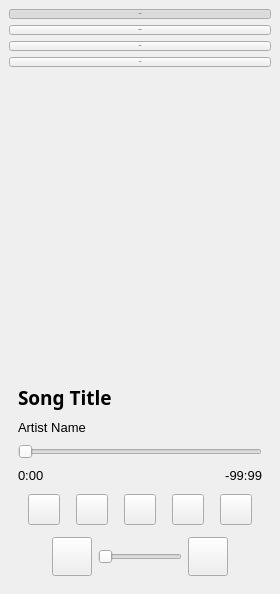
         <widget class="QWidget" name="sidebar" native="true">
          <property name="minimumSize">
           <size>
            <width>280</width>
            <height>0</height>
           </size>
          </property>
          <property name="maximumSize">
           <size>
            <width>280</width>
            <height>16777215</height>
           </size>
          </property>
          <layout class="QVBoxLayout" name="verticalLayout_23">
           <property name="spacing">
            <number>0</number>
           </property>
           <property name="leftMargin">
            <number>0</number>
           </property>
           <property name="topMargin">
            <number>0</number>
           </property>
           <property name="rightMargin">
            <number>0</number>
           </property>
           <property name="bottomMargin">
            <number>0</number>
           </property>
           <item>
            <widget class="QWidget" name="sidebar_button_area" native="true">
             <layout class="QVBoxLayout" name="verticalLayout_24">
              <item>
               <widget class="QPushButton" name="home_button">
                <property name="font">
                 <font>
                  <pointsize>-1</pointsize>
                 </font>
                </property>
                <property name="cursor">
                 <cursorShape>PointingHandCursor</cursorShape>
                </property>
                <property name="autoFillBackground">
                 <bool>false</bool>
                </property>
                <property name="text">
                 <string>  Home</string>
                </property>
                <property name="icon">
                 <iconset resource="../resource.qrc">
                  <normaloff>:/resources/assets/images/homeNotActive.png</normaloff>
                  <normalon>:/resources/assets/images/home.png</normalon>:/resources/assets/images/homeNotActive.png</iconset>
                </property>
                <property name="iconSize">
                 <size>
                  <width>24</width>
                  <height>24</height>
                 </size>
                </property>
                <property name="checkable">
                 <bool>true</bool>
                </property>
                <property name="checked">
                 <bool>true</bool>
                </property>
                <property name="autoExclusive">
                 <bool>true</bool>
                </property>
                <property name="autoDefault">
                 <bool>false</bool>
                </property>
                <property name="default">
                 <bool>false</bool>
                </property>
                <property name="flat">
                 <bool>false</bool>
                </property>
               </widget>
              </item>
              <item>
               <widget class="QPushButton" name="browse_button">
                <property name="font">
                 <font>
                  <pointsize>-1</pointsize>
                 </font>
                </property>
                <property name="cursor">
                 <cursorShape>PointingHandCursor</cursorShape>
                </property>
                <property name="autoFillBackground">
                 <bool>false</bool>
                </property>
                <property name="text">
                 <string>  Browse</string>
                </property>
                <property name="icon">
                 <iconset resource="../resource.qrc">
                  <normaloff>:/resources/assets/images/browseNotActive.png</normaloff>
                  <normalon>:/resources/assets/images/browse1.png</normalon>:/resources/assets/images/browseNotActive.png</iconset>
                </property>
                <property name="iconSize">
                 <size>
                  <width>24</width>
                  <height>24</height>
                 </size>
                </property>
                <property name="checkable">
                 <bool>true</bool>
                </property>
                <property name="checked">
                 <bool>false</bool>
                </property>
                <property name="autoExclusive">
                 <bool>true</bool>
                </property>
                <property name="flat">
                 <bool>false</bool>
                </property>
               </widget>
              </item>
              <item>
               <widget class="QPushButton" name="library_button">
                <property name="font">
                 <font>
                  <pointsize>-1</pointsize>
                 </font>
                </property>
                <property name="cursor">
                 <cursorShape>PointingHandCursor</cursorShape>
                </property>
                <property name="autoFillBackground">
                 <bool>false</bool>
                </property>
                <property name="text">
                 <string>  Library</string>
                </property>
                <property name="icon">
                 <iconset resource="../resource.qrc">
                  <normaloff>:/resources/assets/images/libraryNotActive.png</normaloff>
                  <normalon>:/resources/assets/images/library.png</normalon>:/resources/assets/images/libraryNotActive.png</iconset>
                </property>
                <property name="iconSize">
                 <size>
                  <width>24</width>
                  <height>24</height>
                 </size>
                </property>
                <property name="checkable">
                 <bool>true</bool>
                </property>
                <property name="checked">
                 <bool>false</bool>
                </property>
                <property name="autoExclusive">
                 <bool>true</bool>
                </property>
                <property name="flat">
                 <bool>false</bool>
                </property>
               </widget>
              </item>
              <item>
               <widget class="QPushButton" name="profile_button">
                <property name="font">
                 <font>
                  <pointsize>-1</pointsize>
                 </font>
                </property>
                <property name="cursor">
                 <cursorShape>PointingHandCursor</cursorShape>
                </property>
                <property name="autoFillBackground">
                 <bool>false</bool>
                </property>
                <property name="text">
                 <string>  Profile</string>
                </property>
                <property name="icon">
                 <iconset resource="../resource.qrc">
                  <normaloff>:/resources/assets/images/person1NotActive.png</normaloff>
                  <normalon>:/resources/assets/images/person1.png</normalon>:/resources/assets/images/person1NotActive.png</iconset>
                </property>
                <property name="iconSize">
                 <size>
                  <width>24</width>
                  <height>24</height>
                 </size>
                </property>
                <property name="checkable">
                 <bool>true</bool>
                </property>
                <property name="checked">
                 <bool>false</bool>
                </property>
                <property name="autoExclusive">
                 <bool>true</bool>
                </property>
                <property name="flat">
                 <bool>false</bool>
                </property>
               </widget>
              </item>
             </layout>
            </widget>
           </item>
           <item>
            <spacer name="verticalSpacer_6">
             <property name="orientation">
              <enum>Qt::Vertical</enum>
             </property>
             <property name="sizeType">
              <enum>QSizePolicy::Expanding</enum>
             </property>
             <property name="sizeHint" stdset="0">
              <size>
               <width>20</width>
               <height>40</height>
              </size>
             </property>
            </spacer>
           </item>
           <item>
            <widget class="QWidget" name="player_widget" native="true">
             <property name="minimumSize">
              <size>
               <width>0</width>
               <height>0</height>
              </size>
             </property>
             <layout class="QVBoxLayout" name="verticalLayout_25">
              <property name="spacing">
               <number>10</number>
              </property>
              <property name="leftMargin">
               <number>18</number>
              </property>
              <property name="topMargin">
               <number>18</number>
              </property>
              <property name="rightMargin">
               <number>18</number>
              </property>
              <property name="bottomMargin">
               <number>18</number>
              </property>
              <item>
               <widget class="QPushButton" name="player_thumbnail">
                <property name="minimumSize">
                 <size>
                  <width>240</width>
                  <height>240</height>
                 </size>
                </property>
                <property name="cursor">
                 <cursorShape>PointingHandCursor</cursorShape>
                </property>
                <property name="text">
                 <string/>
                </property>
                <property name="iconSize">
                 <size>
                  <width>240</width>
                  <height>240</height>
                 </size>
                </property>
                <property name="flat">
                 <bool>true</bool>
                </property>
               </widget>
              </item>
              <item>
               <widget class="QWidget" name="player_contents_widget" native="true">
                <layout class="QVBoxLayout" name="verticalLayout_43">
                 <property name="spacing">
                  <number>9</number>
                 </property>
                 <property name="leftMargin">
                  <number>0</number>
                 </property>
                 <property name="topMargin">
                  <number>0</number>
                 </property>
                 <property name="rightMargin">
                  <number>0</number>
                 </property>
                 <property name="bottomMargin">
                  <number>0</number>
                 </property>
                 <item>
                  <widget class="QLabel" name="player_song_label">
                   <property name="font">
                    <font>
                     <family>Segoe UI Semibold</family>
                     <pointsize>14</pointsize>
                     <bold>true</bold>
                    </font>
                   </property>
                   <property name="text">
                    <string>Song Title</string>
                   </property>
                  </widget>
                 </item>
                 <item>
                  <widget class="QLabel" name="player_artist_label">
                   <property name="font">
                    <font>
                     <family>Segoe UI Symbol</family>
                     <pointsize>10</pointsize>
                    </font>
                   </property>
                   <property name="text">
                    <string>Artist Name</string>
                   </property>
                  </widget>
                 </item>
                 <item>
                  <widget class="QSlider" name="player_slider">
                   <property name="orientation">
                    <enum>Qt::Horizontal</enum>
                   </property>
                  </widget>
                 </item>
                 <item>
                  <widget class="QWidget" name="player_duration_widget" native="true">
                   <layout class="QHBoxLayout" name="horizontalLayout_2">
                    <property name="spacing">
                     <number>0</number>
                    </property>
                    <property name="leftMargin">
                     <number>0</number>
                    </property>
                    <property name="topMargin">
                     <number>0</number>
                    </property>
                    <property name="rightMargin">
                     <number>0</number>
                    </property>
                    <property name="bottomMargin">
                     <number>0</number>
                    </property>
                    <item>
                     <widget class="QLabel" name="player_startdur_label">
                      <property name="font">
                       <font>
                        <family>Segoe UI Symbol</family>
                        <pointsize>10</pointsize>
                       </font>
                      </property>
                      <property name="text">
                       <string>0:00</string>
                      </property>
                     </widget>
                    </item>
                    <item>
                     <widget class="QLabel" name="player_enddur_label">
                      <property name="font">
                       <font>
                        <family>Segoe UI Symbol</family>
                        <pointsize>10</pointsize>
                        <italic>false</italic>
                       </font>
                      </property>
                      <property name="text">
                       <string>-99:99</string>
                      </property>
                      <property name="alignment">
                       <set>Qt::AlignRight|Qt::AlignTrailing|Qt::AlignVCenter</set>
                      </property>
                     </widget>
                    </item>
                   </layout>
                  </widget>
                 </item>
                 <item>
                  <widget class="QWidget" name="playback_controls" native="true">
                   <property name="sizePolicy">
                    <sizepolicy hsizetype="Preferred" vsizetype="Preferred">
                     <horstretch>0</horstretch>
                     <verstretch>0</verstretch>
                    </sizepolicy>
                   </property>
                   <property name="minimumSize">
                    <size>
                     <width>0</width>
                     <height>35</height>
                    </size>
                   </property>
                   <layout class="QHBoxLayout" name="horizontalLayout_20">
                    <property name="leftMargin">
                     <number>0</number>
                    </property>
                    <property name="topMargin">
                     <number>0</number>
                    </property>
                    <property name="rightMargin">
                     <number>0</number>
                    </property>
                    <property name="bottomMargin">
                     <number>0</number>
                    </property>
                    <item>
                     <widget class="QToolButton" name="sidebar_player_shuffle_button">
                      <property name="text">
                       <string/>
                      </property>
                      <property name="icon">
                       <iconset resource="../resource.qrc">
                        <normaloff>:/resources/assets/images/shuffle_off.png</normaloff>
                        <normalon>:/resources/assets/images/shuffle.png</normalon>:/resources/assets/images/shuffle_off.png</iconset>
                      </property>
                      <property name="iconSize">
                       <size>
                        <width>24</width>
                        <height>24</height>
                       </size>
                      </property>
                      <property name="checkable">
                       <bool>true</bool>
                      </property>
                     </widget>
                    </item>
                    <item>
                     <widget class="QToolButton" name="sidebar_player_previous_button">
                      <property name="text">
                       <string/>
                      </property>
                      <property name="icon">
                       <iconset resource="../resource.qrc">
                        <normaloff>:/resources/assets/images/previous.png</normaloff>:/resources/assets/images/previous.png</iconset>
                      </property>
                      <property name="iconSize">
                       <size>
                        <width>24</width>
                        <height>24</height>
                       </size>
                      </property>
                     </widget>
                    </item>
                    <item>
                     <widget class="QToolButton" name="sidebar_player_play_pause_button">
                      <property name="text">
                       <string/>
                      </property>
                      <property name="icon">
                       <iconset resource="../resource.qrc">
                        <normaloff>:/resources/assets/images/play.png</normaloff>
                        <normalon>:/resources/assets/images/pause.png</normalon>:/resources/assets/images/play.png</iconset>
                      </property>
                      <property name="iconSize">
                       <size>
                        <width>24</width>
                        <height>24</height>
                       </size>
                      </property>
                      <property name="checkable">
                       <bool>true</bool>
                      </property>
                     </widget>
                    </item>
                    <item>
                     <widget class="QToolButton" name="sidebar_player_next_button">
                      <property name="text">
                       <string/>
                      </property>
                      <property name="icon">
                       <iconset resource="../resource.qrc">
                        <normaloff>:/resources/assets/images/next.png</normaloff>:/resources/assets/images/next.png</iconset>
                      </property>
                      <property name="iconSize">
                       <size>
                        <width>24</width>
                        <height>24</height>
                       </size>
                      </property>
                     </widget>
                    </item>
                    <item>
                     <widget class="QToolButton" name="sidebar_player_loop_button">
                      <property name="text">
                       <string/>
                      </property>
                      <property name="icon">
                       <iconset resource="../resource.qrc">
                        <normaloff>:/resources/assets/images/loop_off.png</normaloff>
                        <normalon>:/resources/assets/images/loop.png</normalon>:/resources/assets/images/loop_off.png</iconset>
                      </property>
                      <property name="iconSize">
                       <size>
                        <width>24</width>
                        <height>24</height>
                       </size>
                      </property>
                      <property name="checkable">
                       <bool>true</bool>
                      </property>
                     </widget>
                    </item>
                   </layout>
                  </widget>
                 </item>
                </layout>
               </widget>
              </item>
              <item>
               <widget class="QWidget" name="volume_contents" native="true">
                <layout class="QHBoxLayout" name="horizontalLayout_21">
                 <property name="leftMargin">
                  <number>0</number>
                 </property>
                 <property name="topMargin">
                  <number>0</number>
                 </property>
                 <property name="rightMargin">
                  <number>0</number>
                 </property>
                 <property name="bottomMargin">
                  <number>0</number>
                 </property>
                 <item>
                  <spacer name="horizontalSpacer_8">
                   <property name="orientation">
                    <enum>Qt::Horizontal</enum>
                   </property>
                   <property name="sizeHint" stdset="0">
                    <size>
                     <width>30</width>
                     <height>20</height>
                    </size>
                   </property>
                  </spacer>
                 </item>
                 <item>
                  <widget class="QToolButton" name="volume_down_button">
                   <property name="text">
                    <string/>
                   </property>
                   <property name="icon">
                    <iconset resource="../resource.qrc">
                     <normaloff>:/resources/assets/images/minus.png</normaloff>:/resources/assets/images/minus.png</iconset>
                   </property>
                   <property name="iconSize">
                    <size>
                     <width>32</width>
                     <height>32</height>
                    </size>
                   </property>
                  </widget>
                 </item>
                 <item>
                  <widget class="QSlider" name="volume_slider">
                   <property name="orientation">
                    <enum>Qt::Horizontal</enum>
                   </property>
                  </widget>
                 </item>
                 <item>
                  <widget class="QToolButton" name="volume_up_button">
                   <property name="text">
                    <string/>
                   </property>
                   <property name="icon">
                    <iconset resource="../resource.qrc">
                     <normaloff>:/resources/assets/images/plus.png</normaloff>:/resources/assets/images/plus.png</iconset>
                   </property>
                   <property name="iconSize">
                    <size>
                     <width>32</width>
                     <height>32</height>
                    </size>
                   </property>
                  </widget>
                 </item>
                 <item>
                  <spacer name="horizontalSpacer_7">
                   <property name="orientation">
                    <enum>Qt::Horizontal</enum>
                   </property>
                   <property name="sizeHint" stdset="0">
                    <size>
                     <width>30</width>
                     <height>20</height>
                    </size>
                   </property>
                  </spacer>
                 </item>
                </layout>
               </widget>
              </item>
             </layout>
            </widget>
           </item>
          </layout>
         </widget>
